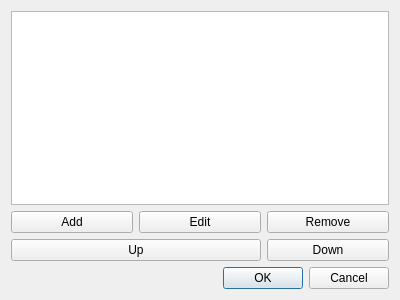
<?xml version="1.0" encoding="UTF-8"?>
<ui version="4.0">
 <class>ObjectListDialog</class>
 <widget class="QDialog" name="ObjectListDialog">
  <property name="geometry">
   <rect>
    <x>0</x>
    <y>0</y>
    <width>400</width>
    <height>300</height>
   </rect>
  </property>
  <property name="windowTitle">
   <string>Dialog</string>
  </property>
  <layout class="QGridLayout" name="gridLayout">
   <item row="0" column="0" colspan="3">
    <widget class="QListWidget" name="m_listWidget"/>
   </item>
   <item row="1" column="0">
    <widget class="QPushButton" name="m_addPushButton">
     <property name="text">
      <string>Add</string>
     </property>
    </widget>
   </item>
   <item row="1" column="1">
    <widget class="QPushButton" name="pushButton_3">
     <property name="text">
      <string>Edit</string>
     </property>
    </widget>
   </item>
   <item row="1" column="2">
    <widget class="QPushButton" name="pushButton_4">
     <property name="text">
      <string>Remove</string>
     </property>
    </widget>
   </item>
   <item row="2" column="0" colspan="2">
    <widget class="QPushButton" name="pushButton">
     <property name="text">
      <string>Up</string>
     </property>
    </widget>
   </item>
   <item row="2" column="2">
    <widget class="QPushButton" name="pushButton_2">
     <property name="text">
      <string>Down</string>
     </property>
    </widget>
   </item>
   <item row="3" column="1" colspan="2">
    <widget class="QDialogButtonBox" name="buttonBox">
     <property name="standardButtons">
      <set>QDialogButtonBox::Cancel|QDialogButtonBox::Ok</set>
     </property>
    </widget>
   </item>
  </layout>
 </widget>
 <resources/>
 <connections/>
</ui>
